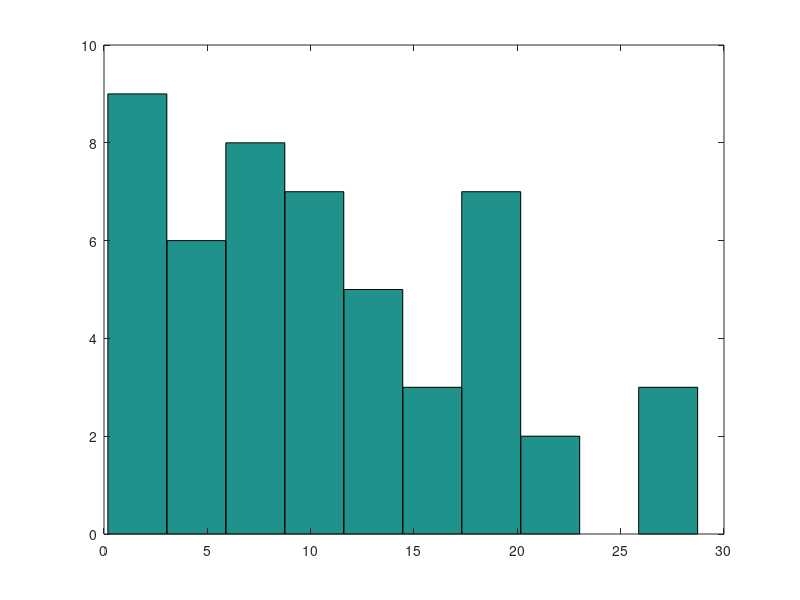
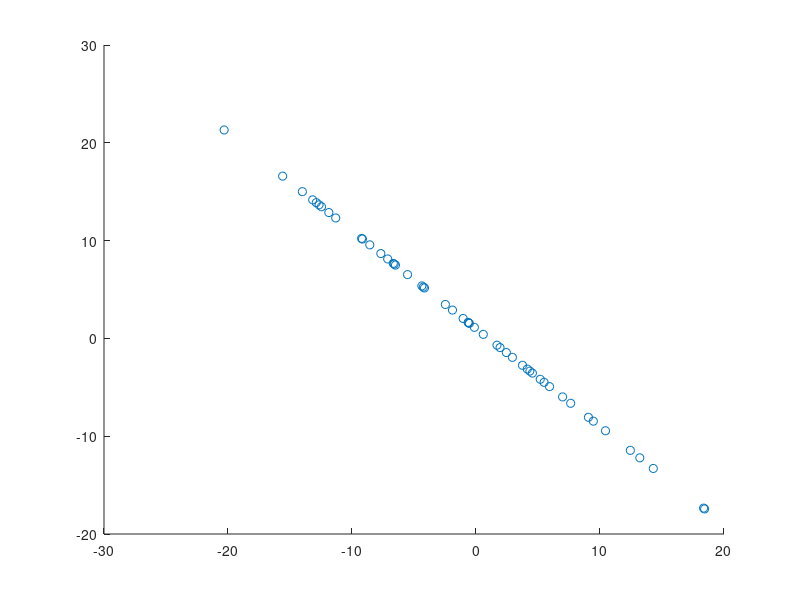
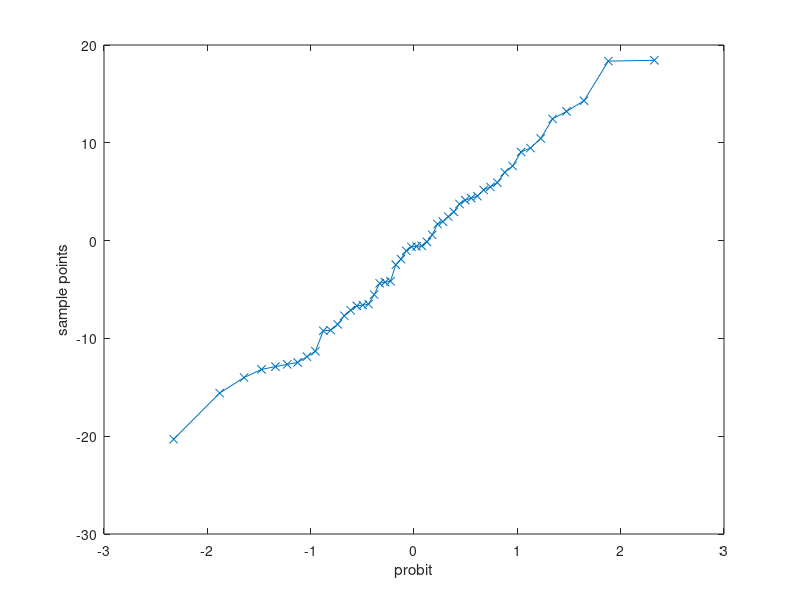
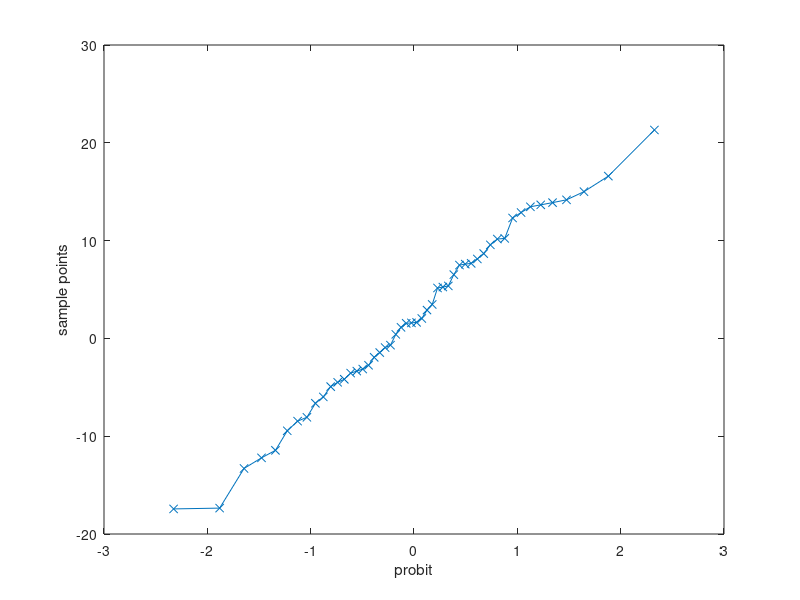

The MATLAB script that drew these images, in order:
clear all
%X = [-1 -1.5; 0 0.5; 1 0.5; 2 1.5] %4 by 2
X = [-1 -1; 0 0; 1 1; 2 2.1] %4 by 2
beta = [0 1]' %2 by 1
condNum = cond(X' * X)
covw = inv(X' * X)
datasetNumber = 50;
sampleNumber = 4;
eps = normrnd(0, 1, datasetNumber ,1);
eps = repmat(eps, 1, sampleNumber)'; %4 by 50
y = repmat(X * beta, 1, datasetNumber)  + eps; %4 by 50
w = inv(X' * X) * X' * y; %2 by 50
w = w';
beta = repmat(beta, 1, datasetNumber)'; %50 by 2
for i = 1:datasetNumber
    error(i) = norm(w(i, :) - beta(i, :)); 
end
mean(w)
cov(w)
figure(1)
hist(error, 10);
figure(2)
scatter(w(:,1), w(:,2));
figure(3)
qqplot(w(:,1));
figure(4)
qqplot(w(:,2));

Xtest = [2 0];
ytest = Xtest * w';
figure(5)
hist(ytest, 10)